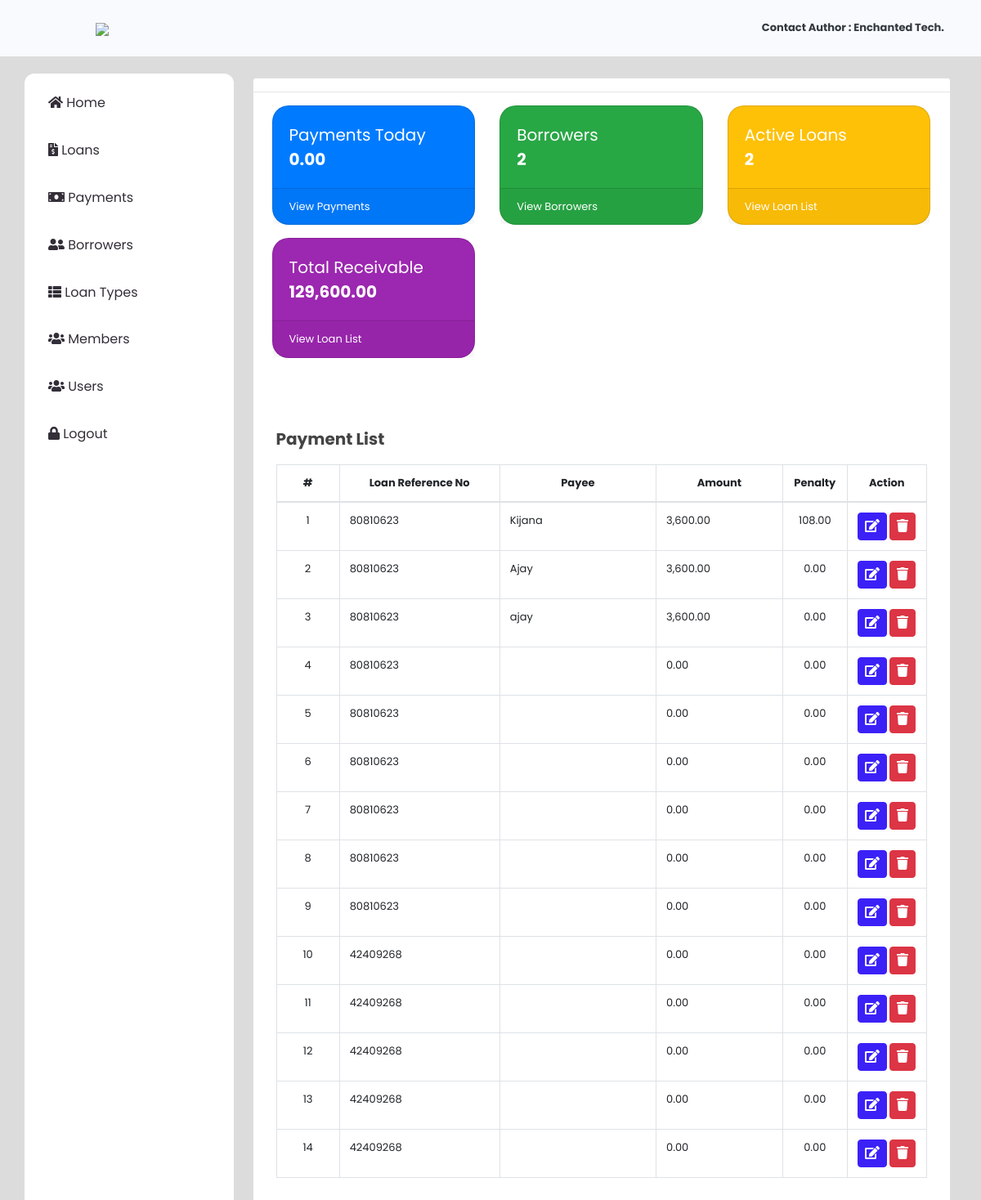
The page / (signed in) on the database its author committed.
### tables this page shows
CREATE TABLE `payments` (
  `id` int(30) NOT NULL,
  `loan_id` int(30) NOT NULL,
  `payee` text NOT NULL,
  `amount` float NOT NULL DEFAULT 0,
  `penalty_amount` float NOT NULL DEFAULT 0,
  `overdue` tinyint(1) NOT NULL DEFAULT 0 COMMENT '0=no , 1 = yes',
  `date_created` datetime NOT NULL DEFAULT current_timestamp()
);

CREATE TABLE `loan_list` (
  `id` int(30) NOT NULL,
  `ref_no` varchar(50) NOT NULL,
  `loan_type_id` int(30) NOT NULL,
  `borrower_id` int(30) NOT NULL,
  `purpose` text NOT NULL,
  `amount` double NOT NULL,
  `plan_id` int(30) NOT NULL,
  `status` tinyint(1) NOT NULL DEFAULT 0 COMMENT '0= request, 1= confrimed,2=released,3=complteted,4=denied\r\n',
  `date_released` datetime NOT NULL,
  `date_created` datetime NOT NULL DEFAULT current_timestamp() ON UPDATE current_timestamp()
);

### home.php (the view, shortened to what this page needs)
<?php include 'db_connect.php' ?>
<div class="container-fluid">
			<div class="col-lg-12">
			<div class="card dashboard">
				<hr>
				<div class="row ml-2 mr-2">
				<div class="col-md-4">
                        <div class="card bg-primary text-white mb-3">
                            <div class="card-body">
                                <div class="d-flex justify-content-between align-items-center">
                                    <div class="mr-3">
                                        <div class="text-white-75 ">Payments Today</div>
                                        <div class="text-lg font-weight-bold">
                                        	<?php
                                        	$payments = $conn->query("SELECT sum(amount) as total FROM payments where date(date_created) = '".date("Y-m-d")."'");
                                        	echo $payments->num_rows > 0 ? number_format($payments->fetch_array()['total'],2) : "0.00";
                                        	 ?>
                                    	</div>
                                    </div>
                                </div>
                            </div>
                            <div class="card-footer d-flex align-items-center justify-content-between">
                                <a class=" text-white stretched-link" href="index.php?page=payments">View Payments</a>
                            </div>
                        </div>
                    </div>
                <div class="col-md-4">
                        <div class="card bg-success text-white mb-3">
                            <div class="card-body">
                                <div class="d-flex justify-content-between align-items-center">
                                    <div class="mr-3">
                                        <div class="text-white-75 ">Borrowers</div>
                                        <div class="text-lg font-weight-bold">
                                        	<?php
                                        	$borrowers = $conn->query("SELECT * FROM borrowers");
                                        	echo $borrowers->num_rows > 0 ? $borrowers->num_rows : "0";
                                        	 ?>
                                    	</div>
                                    </div>
                                </div>
                            </div>
                            <div class="card-footer d-flex align-items-center justify-content-between">
                                <a class=" text-white stretched-link" href="index.php?page=borrowers">View Borrowers</a>
                            </div>
                        </div>
                    </div>
                  <div class="col-md-4">
                        <div class="card bg-warning text-white mb-3">
                            <div class="card-body">
                                <div class="d-flex justify-content-between align-items-center">
                                    <div class="mr-3">
                                        <div class="text-white-75 ">Active Loans</div>
                                        <div class="text-lg font-weight-bold">
                                        	<?php
                                        	$loans = $conn->query("SELECT * FROM loan_list where status = 2");
                                        	echo $loans->num_rows > 0 ? $loans->num_rows : "0";
                                        	 ?>
                                    	</div>
                                    </div>
                                </div>
                            </div>
                            <div class="card-footer d-flex align-items-center justify-content-between">
                                <a class="text-white stretched-link" href="index.php?page=loans">View Loan List</a>
                            </div>
                        </div>
                    </div>
                     <div class="col-md-4">
                        <div class="card bg-info text-white mb-3">
                            <div class="card-body">
                                <div class="d-flex justify-content-between align-items-center">
                                    <div class="mr-3">
                                        <div class="text-white-75 ">Total Receivable</div>
                                        <div class="text-lg font-weight-bold">
                                        	<?php
                                        	$payments = $conn->query("SELECT sum(amount - penalty_amount) as total FROM payments where date(date_created) = '".date("Y-m-d")."'");
                                        	$loans = $conn->query("SELECT sum(l.amount + (l.amount * (p.interest_percentage/100))) as total FROM loan_list l inner join loan_plan p on p.id = l.plan_id where l.status = 2");
                                        	$loans =  $loans->num_rows > 0 ? $loans->fetch_array()['total'] : "0";
                                        	$payments =  $payments->num_rows > 0 ? $payments->fetch_array()['total'] : "0";
                                        	echo number_format($loans - $payments,2);
                                        	 ?>
                                    	</div>
                                    </div>
                                </div>
                            </div>
                            <div class="card-footer d-flex align-items-center justify-content-between">
                                <a class="text-white stretched-link" href="index.php?page=loans">View Loan List</a>
                            </div>
                        </div>
                    </div>
				</div>
                <div class="row ml-2 mr-2">
                <div class="card-body ">
                    <div class="mt-5 mb-3 ">
                        <b class="display-6">Payment List</b>
                    </div>
                <table class="table table-bordered" id="loan-list">
                    <colgroup>
                        <col width="10%">
                        <col width="25%">
                        <col width="25%">
                        <col width="20%">
                        <col width="10%">
                        <col width="10%">
                    </colgroup>
                    <thead>
                        <tr>
                            <th class="text-center">#</th>
                            <th class="text-center">Loan Reference No</th>
                            <th class="text-center">Payee</th>
                            <th class="text-center">Amount</th>
                            <th class="text-center">Penalty</th>
                            <th class="text-center">Action</th>
                        </tr>
                    </thead>
                    <tbody>
                        <?php
                            $i=1;
                            $qry = $conn->query("SELECT p.*,l.ref_no,concat(b.lastname,', ',b.firstname,' ',b.middlename)as name, b.contact_no, b.address from payments p inner join loan_list l on l.id = p.loan_id inner join borrowers b on b.id = l.borrower_id  order by p.id asc");
                            while($row = $qry->fetch_assoc()):
                         ?>
                         <tr>
                            <td class="text-center"><?php echo $i++ ?></td>
                            <td>
                                <?php echo $row['ref_no'] ?>
                            </td>
                            <td>
                                <?php echo $row['payee'] ?>
                            </td>
                            <td>
                                <?php echo number_format($row['amount'],2) ?>
                            </td>
                            <td class="text-center">
                                <?php echo number_format($row['penalty_amount'],2) ?>
                            </td>
                            <td class="text-center">
                                    <button class="btn btn-primary edit_payment" type="button" data-id="<?php echo $row['id'] ?>"><i class="fa fa-edit"></i></button>
                                    <button class="btn btn-danger delete_payment" type="button" data-id="<?php echo $row['id'] ?>"><i class="fa fa-trash"></i></button>
                            </td>
                         </tr>
                        <?php endwhile; ?>
                    </tbody>
                </table>
            </div>
                </div>
			</div>
		</div>
		</div>

### assets/css/style.css (style rules this page uses)
body { font-family: "Poppins", sans-serif; color: #444444; width: 100%; height: calc(100%); font-size: .813rem; background-color: #f9fafe; }
a { color: #1977cc; }
.align-items-center { align-items: center !important; }
.btn-primary { color: #fff; background-color: #3c21f7; border-color: #3c21f7; }
.dashboard .card { border-radius: 20px; }
.dashboard .card .text-white-75, .dashboard .card .text-lg, .dashboard .card .card-body .fa { font-size: 20px; }
.btn.edit_course, .btn.delete_course, .btn.view_payment, .btn.edit_fees, .btn.delete_fees, .btn.edit_student, .btn.delete_student, .btn.edit_payment, .btn.delete_payment, .btn.delete_loan, .btn.edit_loan, .btn.delete_plan, .btn.edit_plan, .btn.delete_borrower, .btn.edit_borrower, .btn.edit_ltype, .btn.delete_ltype { padding: 4px 8px; }
.display-6 { font-size: 20px; }
.table-bordered td, .table-bordered th { white-space: nowrap; }

### index.php (style rules this page uses)
body { background: #80808045; }

### rows shown on the page
payments: loan_list.ref_no "80810623", payee "Kijana", amount "3,600.00", penalty_amount "108.00"
payments: loan_list.ref_no "80810623", payee "Ajay", amount "3,600.00", penalty_amount "0.00"
payments: loan_list.ref_no "80810623", payee "ajay", amount "3,600.00", penalty_amount "0.00"
payments: loan_list.ref_no "80810623", amount "0.00", penalty_amount "0.00"
payments: loan_list.ref_no "80810623", amount "0.00", penalty_amount "0.00"
payments: loan_list.ref_no "80810623", amount "0.00", penalty_amount "0.00"
payments: loan_list.ref_no "80810623", amount "0.00", penalty_amount "0.00"
payments: loan_list.ref_no "80810623", amount "0.00", penalty_amount "0.00"
payments: loan_list.ref_no "80810623", amount "0.00", penalty_amount "0.00"
payments: loan_list.ref_no "42409268", amount "0.00", penalty_amount "0.00"
payments: loan_list.ref_no "42409268", amount "0.00", penalty_amount "0.00"
payments: loan_list.ref_no "42409268", amount "0.00", penalty_amount "0.00"
payments: loan_list.ref_no "42409268", amount "0.00", penalty_amount "0.00"
payments: loan_list.ref_no "42409268", amount "0.00", penalty_amount "0.00"

### other values the page prints
$payments->fetch_array()['total'] "0.00"
$borrowers->num_rows "2"
$loans->num_rows "2"
$loans - $payments "129,600.00"
